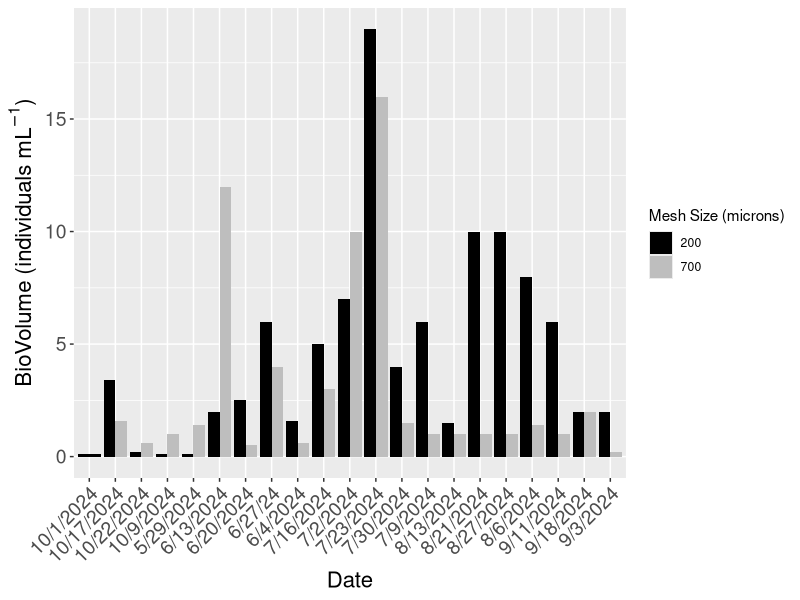

The R source for this figure: (Note: this script raises an error after producing the figure.)
## ---- chunk 1
time_series <- read.csv("time_series_final.csv")
time_series
time_series <- na.omit(time_series)
time_series
## ---- chunk 2
time_series_df <- as.data.frame(time_series)
tow <- as.factor(time_series_df$Tow)
## ---- chunk 3
library(ggplot2)
library(dplyr)
## ---- chunk 4
# Use filter to extract specific locations
ram_time_series <- time_series_df %>%
  filter(Site %in% c("Ram"))
ram_time_series_df <- as.data.frame(ram_time_series)
print(ram_time_series_df)
tow <- as.factor(ram_time_series_df$Tow)

## ---- chunk 5
# Create the plot
biovolume_plot <- ggplot(data = ram_time_series_df, aes(x = Date, y = BioVol, fill = tow)) + 
  geom_bar(stat = "identity", position = "dodge") +  # Use dodge for side-by-side bars
  theme(axis.text.x = element_text(angle = 45, hjust = 1, size = 14),  # Rotate x-axis labels for readability and adjust size
    axis.text.y = element_text(size = 14),  # Adjust y-axis text size
    axis.title.x = element_text(size = 16),  # Adjust x-axis title size
    axis.title.y = element_text(size = 16),  # Adjust y-axis title size
    plot.title = element_text(size = 22, hjust = 0.5)) + # Adjust title size and center it)) +  # Rotate x-axis labels for readability
  ylab(expression("BioVolume (individuals" ~ mL^{-1} * ")")) + 
  xlab("Date") +  # Rename axis titles
  labs(fill = "Mesh Size (microns)") +  # Add a title
  scale_fill_manual(values = c("200" = "black", 
                                "700" = "grey"))  # Define custom colors
print(biovolume_plot)  # Show the plot
## ---- chunk 6
# Summarize the data by Species and Count
summary_count_ram <- ram_time_series %>%
  group_by(Species, Tow) %>%
  summarize(total_count = sum(Count), .groups = 'drop') %>%
  arrange(desc(total_count))  # Sort in descending order

# Print the summarized result
print(summary_count_ram)
## ---- chunk 7
meso <- read.csv("relative_abundance_ram_meso.csv")
relative_abundance_ram_meso_df <- as.data.frame(relative_abundance_ram_meso)
## ---- chunk 8
tow <- as.factor(relative_abundance_ram_meso_df$Tow)
stacked_bar_plot_ram_200 <- ggplot(relative_abundance_ram_meso_df, aes(x = tow, y = Relative_Abundance, fill = Species)) +
  geom_bar(stat = "identity") +
  labs(x = "Tow (microns)", y = "Relative Abundance") +
  scale_fill_manual(values = c("Centropages_sp" = "#9FE2BF", "Acartia_sp" = "#89CFF0", "Calanus_sp" = "#0000FF", "Evadne_nordmanni" = "#191970", "Paracalanus_sp" = "#0096FF", "Temora_longicornis" = "#00A36C", "Oithona_sp" = "#7393B3", "Podon_polyphemoides" = "#5D3FD3", "Pseudocalanus_sp" = "#4682B4", "Copepod_nauplii" = "#CCCCFF")) +  # Custom colors
  theme_minimal()

print(stacked_bar_plot_ram_200)
## ---- chunk 9
relative_abundance_ram_macro <- read.csv("relative_abundance_ram_macro.csv")
relative_abundance_ram_macro_df <- as.data.frame(relative_abundance_ram_macro)
## ---- chunk 10
tow <- as.factor(relative_abundance_ram_macro_df$Tow)
stacked_bar_plot_ram_700 <- ggplot(relative_abundance_ram_macro_df, aes(x = tow, y = Relative_Abundance, fill = Species)) +
  geom_bar(stat = "identity", width = 0.6) +
  labs(title = "Stacked Bar Graph", x = "Tow (microns)", y = "Relative Abundance") +
  scale_fill_manual(values = c("Centropages_sp" = "#9FE2BF", "Acartia_sp" = "#89CFF0", "Calanus_sp" = "#0000FF", "Evadne_nordmanni" = "#191970", "Paracalanus_sp" = "#0096FF", "Obelia_sp" = "#AAFF00", "Carcinus_maenas" = "#AFE1AF", "Podon_polyphemoides" = "#5D3FD3", "Pseudocalanus_sp" = "#4682B4", "Gammarus_sp" = "#454B1B")) +  # Custom colors
  theme_minimal()

print(stacked_bar_plot_ram_700)
## ---- chunk 11
ram_relative_abundance <- read.csv("ram_relative_abundance.csv")
ram_relative_abundance_df <- as.data.frame(ram_relative_abundance)
## ---- chunk 12
tow <- as.factor(ram_relative_abundance_df$Tow)
stacked_bar_plot_ram <- ggplot(ram_relative_abundance_df, aes(x = tow, y = Relative_Abundance, fill = Species)) +
  geom_bar(stat = "identity", width = 0.5) +
  labs(x = "Tow (microns)", y = "Relative Abundance (%)") +
  scale_fill_manual(values = c("Centropages_sp" = "#9FE2BF", "Acartia_sp" = "#89CFF0", "Calanus_sp" = "#0000FF", "Evadne_nordmanni" = "#191970", "Paracalanus_sp" = "#0096FF", "Obelia_sp" = "#AAFF00", "Carcinus_maenas" = "#008080", "Podon_polyphemoides" = "#5D3FD3", "Pseudocalanus_sp" = "#4682B4", "Gammarus_sp" = "#454B1B", "Oithona_sp" = "#7393B3", "Temora_longicornis" = "#00A36C", "Copepod_nauplii" = "#CCCCFF")) +  # Custom colors
  theme_minimal()

print(stacked_bar_plot_ram)
## ---- chunk 13
# Summarize the data by Species and Count
summary_date_count_ram <- ram_time_series %>%
  group_by(Species, Tow, Date) %>%
  summarize(total_count = sum(Count), .groups = 'drop') %>%
  arrange(desc(total_count))  # Sort in descending order

# Print the summarized result
print(summary_date_count_ram)
## ---- chunk 14

ram_sorted_date_count <- summary_date_count_ram %>%
  filter(Species %in% c("Acartia_sp", "Calanus_sp", "Evadne_nordmanni", "Paracalanus_sp", "Obelia_sp", "Carcinus_maenas", "Podon_polyphemoides", "Pseudocalanus_sp", "Gammarus_sp", "Oithona_sp", "Temora_longicornis", "Copepod_nauplii", "Centropages_sp"))

date_count_ram_df <- as.data.frame(ram_sorted_date_count)

# Create the line graph
line_graph <- ggplot(data = date_count_ram_df, aes(x = Date, y = total_count, color = Species, group = Species)) +
  geom_line(size = 0.9) +  # Add lines
  geom_point() + # Optionally add points at data points
  theme(axis.text.x = element_text(angle = 45, hjust = 1)) +  # Rotate x-axis labels for readability
  ylab("Count") + xlab("Date") +  # Rename axis titles
  scale_color_manual(values = c(
    "Acartia_sp" = "#89CFF0", "Calanus_sp" = "#0000FF", "Evadne_nordmanni" = "#191970", "Paracalanus_sp" = "#0096FF", "Obelia_sp" = "#AAFF00", "Carcinus_maenas" = "#008080", "Podon_polyphemoides" = "#5D3FD3", "Pseudocalanus_sp" = "#4682B4", "Gammarus_sp" = "#454B1B", "Oithona_sp" = "#7393B3", "Temora_longicornis" = "#00A36C", "Copepod_nauplii" = "#CCCCFF", "Centropages_sp" = "#9FE2BF"
  )) +  # Define colors for each species
  labs(title = "Count of Top Zooplankton Species Over Date")  # Add a title if desired

print(line_graph)  # Show the plot
## ---- chunk 15

meso_ram_sorted_date_count <- summary_date_count_ram %>%
  filter(Species %in% c("Acartia_sp", "Calanus_sp", "Evadne_nordmanni", "Paracalanus_sp", "Podon_polyphemoides", "Pseudocalanus_sp", "Oithona_sp", "Temora_longicornis", "Copepod_nauplii", "Centropages_sp"), Tow %in% c("200"))

meso_date_count_ram_df <- as.data.frame(meso_ram_sorted_date_count)

# Create the line graph
meso_line_graph <- ggplot(data = meso_date_count_ram_df, aes(x = Date, y = total_count, color = Species, group = Species)) +
  geom_line(size = 0.9) +  # Add lines
  geom_point() + # Optionally add points at data points
  theme(
    axis.text.x = element_text(angle = 45, hjust = 1, size = 12),  # Adjust x-axis text size
    axis.text.y = element_text(size = 14),  # Adjust y-axis text size
    axis.title.x = element_text(size = 16),  # Adjust x-axis title size
    axis.title.y = element_text(size = 16),   # Adjust y-axis title size
    plot.title = element_text(size = 22, hjust = 0.5)
  ) + 
  ylab(expression("BioVolume (individuals" ~ mL^{-1} * ")")) + xlab("Date") +  # Rename axis titles
  scale_color_manual(values = c(
    "Acartia_sp" = "#89CFF0", "Calanus_sp" = "#0000FF", "Evadne_nordmanni" = "#191970", "Paracalanus_sp" = "#0096FF", "Podon_polyphemoides" = "#5D3FD3", "Pseudocalanus_sp" = "#4682B4", "Oithona_sp" = "#7393B3", "Temora_longicornis" = "#00A36C", "Copepod_nauplii" = "#CCCCFF", "Centropages_sp" = "#9FE2BF"
  )) +  # Define colors for each species
  labs()  # Add a title if desired

print(meso_line_graph)  # Show the plot
## ---- chunk 16

macro_ram_sorted_date_count <- summary_date_count_ram %>%
  filter(Species %in% c("Acartia_sp", "Calanus_sp", "Evadne_nordmanni", "Paracalanus_sp", "Obelia_sp", "Carcinus_maenas", "Podon_polyphemoides", "Pseudocalanus_sp", "Gammarus_sp", "Centropages_sp"), Tow %in% c("700"))

macro_date_count_ram_df <- as.data.frame(macro_ram_sorted_date_count)

# Create the line graph
macro_line_graph <- ggplot(data = macro_date_count_ram_df, aes(x = Date, y = total_count, color = Species, group = Species)) +
  geom_line(size = 0.9) +  # Add lines
  geom_point() + # Optionally add points at data points
  theme(
    axis.text.x = element_text(angle = 45, hjust = 1, size = 12),  # Adjust x-axis text size
    axis.text.y = element_text(size = 14),  # Adjust y-axis text size
    axis.title.x = element_text(size = 16),  # Adjust x-axis title size
    axis.title.y = element_text(size = 16),   # Adjust y-axis title size
    plot.title = element_text(size = 22, hjust = 0.5)
  ) + 
  ylab(expression("BioVolume (individuals" ~ mL^{-1} * ")")) + xlab("Date") +  # Rename axis titles
  scale_color_manual(values = c(
    "Acartia_sp" = "#89CFF0", "Calanus_sp" = "#0000FF", "Evadne_nordmanni" = "#191970", "Paracalanus_sp" = "#0096FF", "Obelia_sp" = "#50C878", "Carcinus_maenas" = "#008080", "Podon_polyphemoides" = "#5D3FD3", "Pseudocalanus_sp" = "#4682B4", "Gammarus_sp" = "#454B1B", "Centropages_sp" = "#9FE2BF"
  )) +  # Define colors for each species
  labs()  # Add a title if desired

print(macro_line_graph)  # Show the plot
## ---- chunk 17
month_biovol <- read.csv("month_biovol.csv")
month_biovol
## ---- chunk 18
meso_biovol <- month_biovol %>%
  filter(Tow %in% c("200"))
month <- as.factor(meso_biovol$Month)
biovol <- as.numeric(meso_biovol$BioVol)
meso_aov <- aov(BioVol ~ month, data = meso_biovol)
summary(meso_aov)
TukeyHSD(meso_aov)
## ---- chunk 19
t.test(meso_biovol$BioVol)
## ---- chunk 20
macro_biovol <- month_biovol %>%
  filter(Tow %in% c("700"))
month <- as.factor(meso_biovol$Month)
biovol <- as.numeric(meso_biovol$BioVol)
macro_aov <- aov(biovol ~ month, data=macro_biovol, var.equal=TRUE)
summary(macro_aov)
TukeyHSD(macro_aov)
## ---- chunk 21
t.test(macro_biovol$BioVol)
